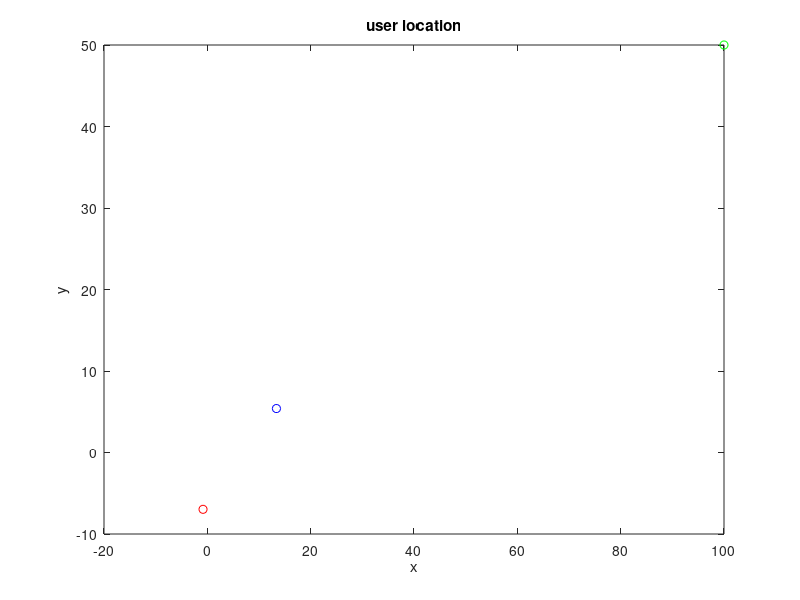

Write MATLAB code to recreate this figure. (Note: this script raises an error after producing the figure.)
clc
close all
%% parameters
N1=2;   % No.  users
N_i=30;   % No.  IRS elements
N_iter=1;  % No. iteraions
P_T=1;    % BS power
R=25;   % Radius
[x0,y0,z0]=deal(0,0,0);  % user area center
[x1,y1,z1]=deal(100,0,0);   % BS1 lozation
[x2,y2,z2]=deal(0.5*100,0,0); % BS2 lozation
[x_i,y_i,z_i]=deal(100,50,0); % IRS lozation
M_t=1;  % No. of transmitter antennas
M_r=1;  % No. of receiver antennas
d_IB=100;
alpha=2;
alpha2=2;
gama=100*[1 1 1 1 1 1 1 1];     % minimum SNR
BW=10e7;
noise_power=(10^(-114/10));            % -169dbm/Hz
epsilon=1e-7;
%% users location
t=2*pi*rand(N1,1);
r = R*sqrt(rand(N1,1));
x = x0 + r.*cos(t);
y = y0 + r.*sin(t);
z=zeros(N1,1);
figure
plot(x(1),y(1),'ro')
hold on
plot(x(2),y(2),'bo')
hold on
plot(x_i,y_i,'go')
title('user location')
xlabel('x')
ylabel('y')
channel_gain=zeros(N1,1);
final_rate=zeros(N_i+1,1);
for N=1:1:N_i
    for k=1:N_iter
        %% channel gains
        h_d=(10^0.2)*(randn(N1,M_t,M_r)+1j*randn(N1,M_t,M_r))*sqrt(1/2).*((10^0.2)./(sqrt( (x-x0).^2+(y-y0).^2+(z-z0).^2 )).^alpha);
        g=(10^0.2)*(randn(N,M_t,M_r)+1j*randn(N,M_t,M_r))*sqrt(1/2).*((10^0.2)./(sqrt( (x_i-x0).^2+(y_i-y0).^2+(z_i-z0).^2 )).^alpha2);
        h_r=zeros(N,N1);
        for i=1:N1
            h_r(:,i)=(10^0.2)*(randn(N,M_t,M_r)+1j*randn(N,M_t,M_r))*sqrt(1/2).*((10^0.2)./(sqrt( (x(i)-x_i).^2+(y(i)-y_i).^2+(z(i)-z_i).^2 )).^alpha2);
        end
        %% problem coefficients
        phi=zeros(N,N1);
        Q=zeros(N+1,N+1,N1);
        for i=1:N1
            phi(:,i)=diag(h_r(:,i))*g;
            Q(:,:,i)=[phi(:,i)*transpose(conj(phi(:,i))) conj(h_d(i))*phi(:,i);h_d(i)*transpose(conj(phi(:,i))) 0];
        end
        %% problem solver
        cvx_begin sdp
            variable X(N+1,N+1) complex hermitian  ;
            maximize min(abs(h_d(1))^2+real(trace(Q(:,:,1)*X)),abs(h_d(2))^2+real(trace(Q(:,:,2)*X)))      %% trace(A4*X) is Real if X and A4 is hemitian matrix
            subject to 
            diag(X) == 1;
            X==hermitian_semidefinite(N+1);
        cvx_end
        rank(X);
        Z_cvx=passive_beamforming(X);
        %% channel gains
        channel_gain(1)=abs(h_d(1)+h_r(:,1)'*diag(Z_cvx)*g);
        channel_gain(2)=abs(h_d(2)+h_r(:,2)'*diag(Z_cvx)*g);
        rate_lower_bound=(1/N1)*(log2(1+min(channel_gain.^2)*P_T/noise_power));
        final_rate(N+1)=final_rate(N+1)+rate_lower_bound;
    end
    disp('CVX channel gains')

%     %% random theta
%     disp('random channel gains')
%     rand_theta=exp(1j*randi([0,7],N,1));
%     abs(h_d(1)+h_r(:,1)'*diag(rand_theta)*g);
%     abs(h_d(2)+h_r(:,2)'*diag(rand_theta)*g);
%     disp('difference:')
%     channel_gain-[abs(h_d(1)+h_r(:,1)'*diag(rand_theta)*g);abs(h_d(2)+h_r(:,2)'*diag(rand_theta)*g)];
end
final_rate=final_rate/N_iter;
%% without IRS
final_rate(1)=(1/N1)*(log2(1+min(abs(h_d).^2)*P_T/noise_power));
%% plot
figure
plot([0 1:1:N_i],final_rate)
xlabel('N')
ylabel('rate(bps/Hz)')
